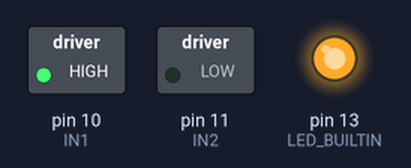
A sketch run on a simulated Arduino Uno, built with avr-gcc and run on an emulated ATmega328P. On the bench: switched loads named in the sketch (green lamp = pin HIGH), output pins drawn as LEDs (lit = HIGH). What the sketch prints to the serial monitor is not drawn.

Above: at 0.5 s.
At 2.5 s:
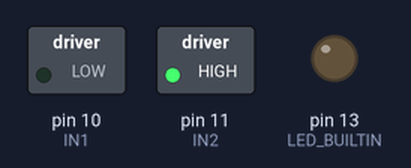
At 3.5 s:
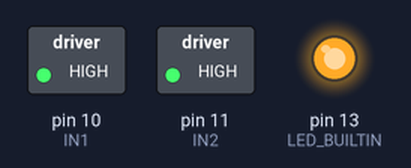
Timing chart, 0 to 5.2 s (numbered marks = the images above):
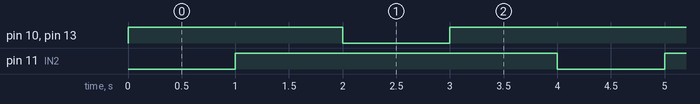

Measured:
- by itself, pin 10 (IN1), pin 13 (LED_BUILTIN): repeats every 4.0 s: LOW 1.0 s, HIGH 3.0 s
- by itself, pin 11 (IN2): alternates HIGH for 3.0 s and LOW for 1.0 s
- by itself, everything shown: repeats every 4.0 s, in 4 steps

The sketch:

01_HelloDCMotor.ino
```cpp
int IN1 = 10;
int IN2 = 11;

void setup() {
  Serial.begin(9600);
  pinMode(LED_BUILTIN, OUTPUT);
  pinMode(IN1, OUTPUT);
  pinMode(IN2, OUTPUT);
}

void loop() {
  // forward
  digitalWrite(IN1, HIGH);
  digitalWrite(IN2, LOW);
  digitalWrite(LED_BUILTIN, HIGH);
  Serial.print('1');
  delay(1000);

  digitalWrite(IN1, HIGH);
  digitalWrite(IN2, HIGH);
  digitalWrite(LED_BUILTIN, HIGH);
  Serial.print('0');
  delay(1000);
   // backward
  digitalWrite(IN1, LOW);
  digitalWrite(IN2, HIGH);
  digitalWrite(LED_BUILTIN, LOW);
  Serial.print('2');
  delay(1000);

  digitalWrite(IN1, HIGH);
  digitalWrite(IN2, HIGH);
  digitalWrite(LED_BUILTIN, HIGH);
  Serial.print('0');
  delay(1000);


}
```
